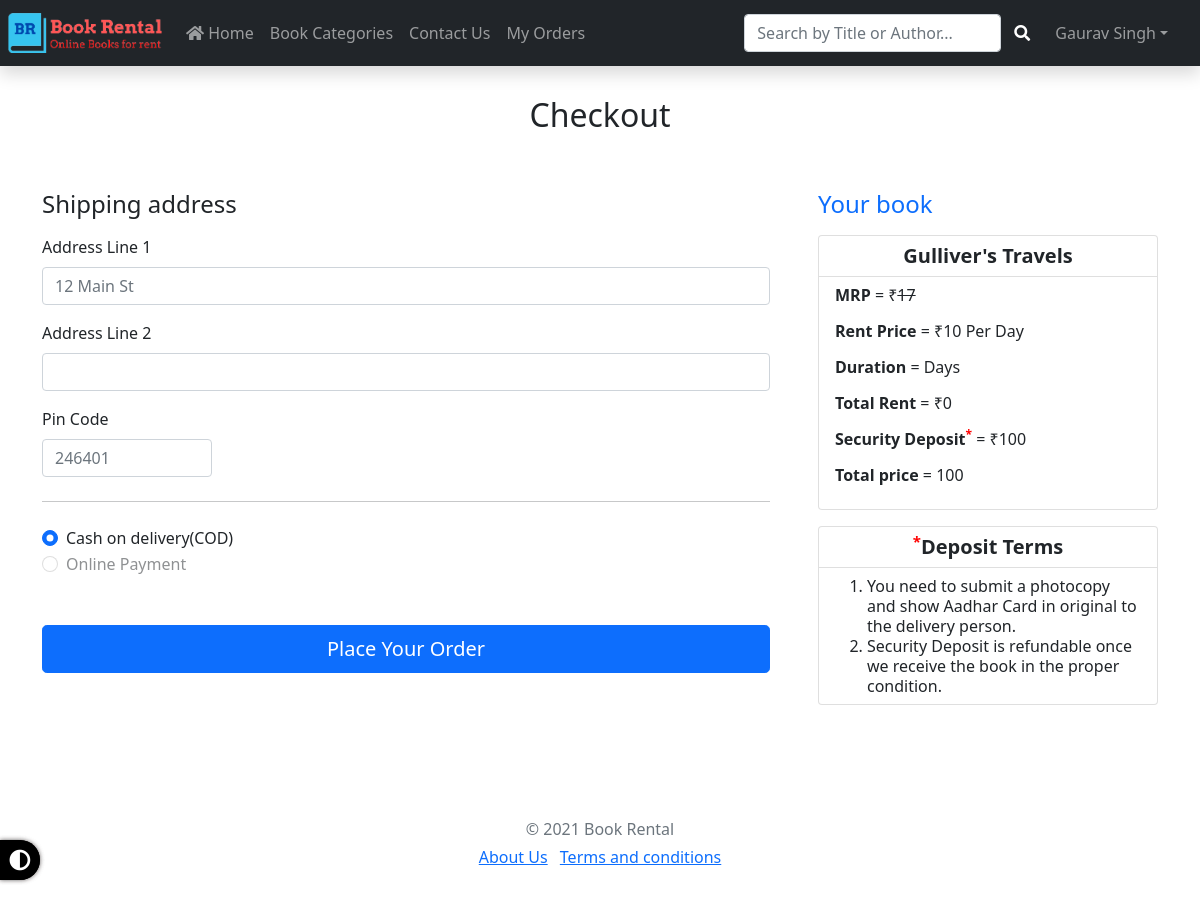
The page /checkout.php (signed in) on the database its author committed.
### tables this page shows
CREATE TABLE `books` (
  `id` int(11) NOT NULL,
  `category_id` int(11) NOT NULL,
  `ISBN` varchar(20) NOT NULL,
  `name` varchar(255) NOT NULL,
  `img` varchar(255) NOT NULL,
  `author` varchar(75) NOT NULL,
  `mrp` int(11) NOT NULL,
  `security` int(11) NOT NULL,
  `rent` int(11) NOT NULL,
  `qty` int(11) NOT NULL,
  `best_seller` int(11) DEFAULT NULL,
  `short_desc` varchar(2000) NOT NULL,
  `description` text NOT NULL,
  `status` tinyint(4) NOT NULL DEFAULT 1,
  `price` int(3) GENERATED ALWAYS AS (coalesce(`security`,0) + coalesce(`rent`,0)) VIRTUAL
);

### function.php (called while the page is built, shortened)
<?php
  function getProduct($con, $limit = '', $categoryId = '', $bookId = '', $orderBy = '')
  {
    $sql = "select * from books where status=1";
    $res = mysqli_query($con, $sql);
    $data = array();
    while ($row = mysqli_fetch_assoc($res)) {
      $data[] = $row;
    }
    return $data;
  }

### checkout.php (the view, shortened to what this page needs)
<?php require('header.php') ?>
<?php
$bookId = '';
$duration = '';
$getProduct = getProduct($con, '', '', $bookId);
$totalRent = $getProduct['0']['rent'] * $duration;
$totalPrice = $totalRent + $getProduct['0']['security'];
?>
<div class="container">
    <main>
        <div class="py-5 text-center">
            <h2>Checkout</h2>
        </div>
        <div class="row g-5">
            <div class="col-md-5 col-lg-4 order-md-last">
                <h4 class="d-flex justify-content-between align-items-center mb-3">
                    <span class="text-primary">Your book</span>
                </h4>
                <ul class="list-group mb-3 dark-background">
                    <li class="list-group-item d-flex justify-content-center fw-bold lh-sm ">
                        <div>
                            <h2 class="my-0 fs-5 fw-bold"><?php echo $getProduct['0']['name'] ?></h2>
                        </div>
                    </li>
                    <li class="list-group-item justify-content-start lh-sm">
                        <p><span class="fw-bold">MRP</span> = ₹<span
                                class="text-decoration-line-through"><?php echo $getProduct['0']['mrp'] ?></span>
                        </p>
                        <p><span class="fw-bold">Rent Price</span> = ₹<?php echo $getProduct['0']['rent'] ?> Per Day
                        </p>
                        <p><span class="fw-bold">Duration</span> = <?php echo $duration ?> Days</p>
                        <p><span class="fw-bold">Total Rent</span> = ₹<?php echo $totalRent ?></p>
                        <p><span class="fw-bold">Security Deposit<span style="color: red"><sup>*</sup></span></span> =
                            ₹<?php echo $getProduct['0']['security'] ?></p>
                        <p><span class="fw-bold">Total price</span> = <?php echo $totalPrice ?> </p>
                    </li>
                </ul>
                <ul class="list-group mb-3">
                    <li class="list-group-item d-flex justify-content-center fw-bold lh-sm">
                        <div>
                            <h2 class="my-0 fs-5 fw-bold"><span style="color: red"><sup>*</sup></span>Deposit Terms</h2>
                        </div>
                    </li>
                    <li class="list-group-item justify-content-start lh-sm">
                        <ol type="1">
                            <li>
                                You need to submit a photocopy and show Aadhar Card in original to the delivery person.
                            </li>
                            <li>
                                Security Deposit is refundable once we receive the book in the proper condition.
                            </li>
                        </ol>
                    </li>
                </ul>
            </div>
            <div class="col-md-7 col-lg-8">
                <form class="needs-validation" method="post" novalidate>
                    <h4 class="mb-3">Shipping address</h4>
                    <div class="row g-3">
                        <div class="col-12">
                            <label for="address" class="form-label">Address Line 1</label>
                            <input type="text" class="form-control" name="address" placeholder="12 Main St" required>
                        </div>
                        <div class="col-12">
                            <label for="address2" class="form-label">Address Line 2 </label>
                            <input type="text" class="form-control" name="address2" placeholder="">
                        </div>
                        <div class="col-3">
                            <label for="pin" class="form-label">Pin Code</label>
                            <input type="number" maxlength="6" class="form-control" name="pin" placeholder="246401"
                                required>
                        </div>
                    </div>
                    <hr class="my-4">
                    <div class="my-3">
                        <div class="form-check">
                            <input id="cod" name="paymentMethod" type="radio" value="COD" class="form-check-input"
                                checked required>
                            <label class="form-check-label" for="cod">Cash on delivery(COD)</label>
                        </div>
                        <div class="form-check">
                            <input id="payU" name="paymentMethod" type="radio" value="payU" class="form-check-input"
                                required disabled>
                            <label class="form-check-label" for="payU">Online Payment</label>
                        </div>
                    </div>
                    <button class="w-100 btn btn-primary btn-lg" type="submit" name="submit">Place Your Order
                    </button>
                </form>
            </div>
        </div>
    </main>
</div>
<?php require('footer.php') ?>

### css/Style.css (style rules this page uses)
html { scroll-behavior: smooth; }

### rows shown on the page
books: name "Gulliver's Travels", mrp "17", rent "10", rent "0", security "100"

### other values the page prints
$userName "Gaurav Singh"
